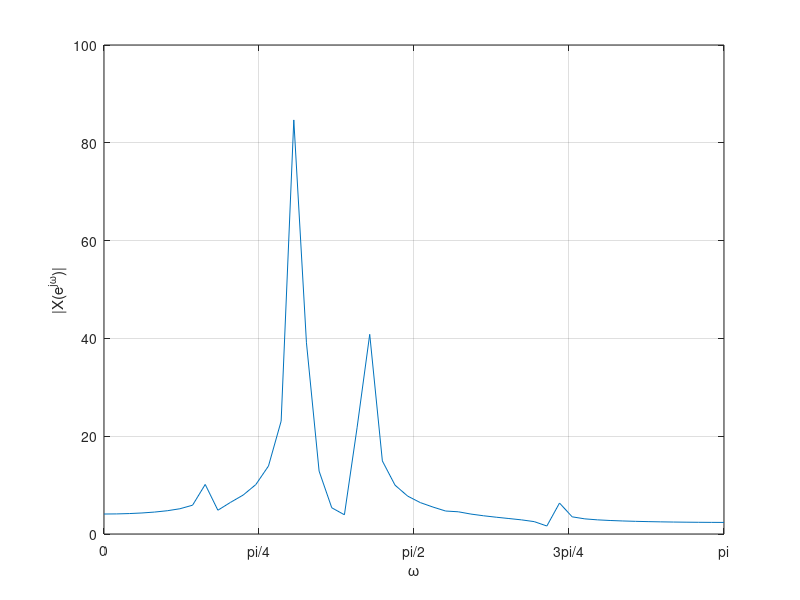
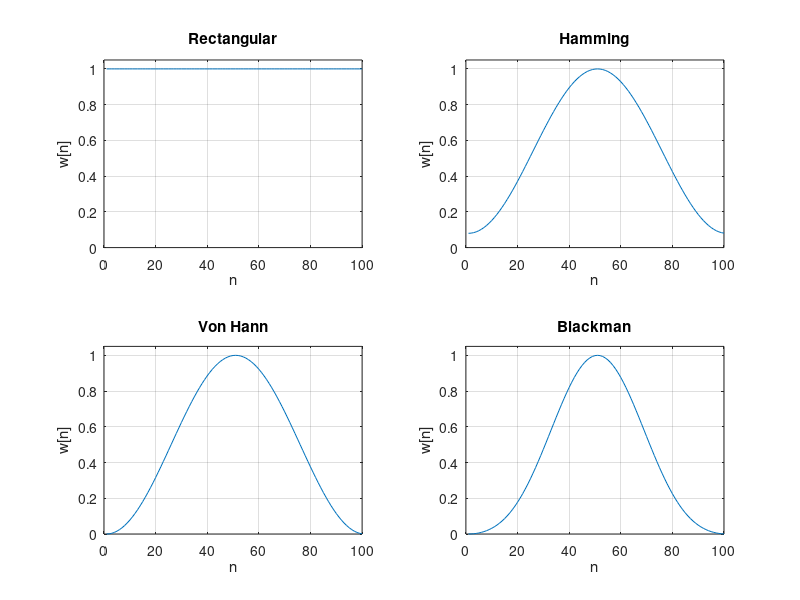
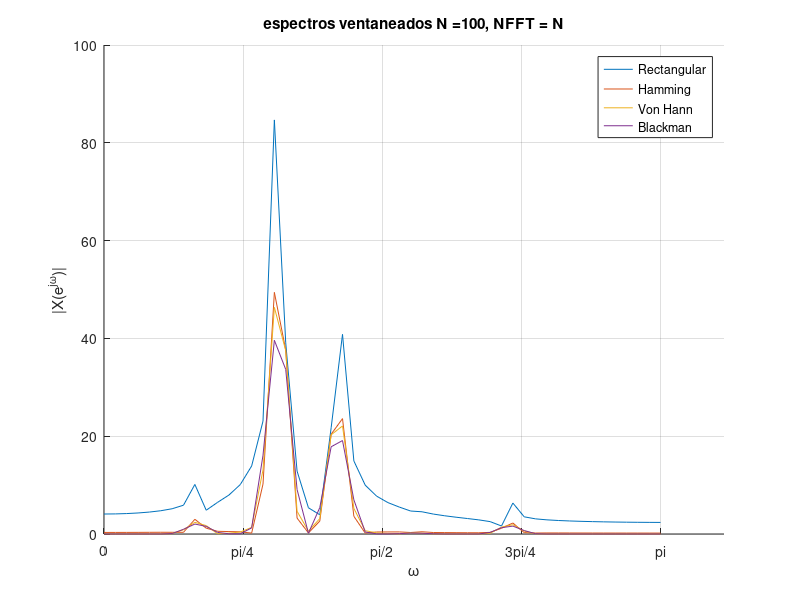
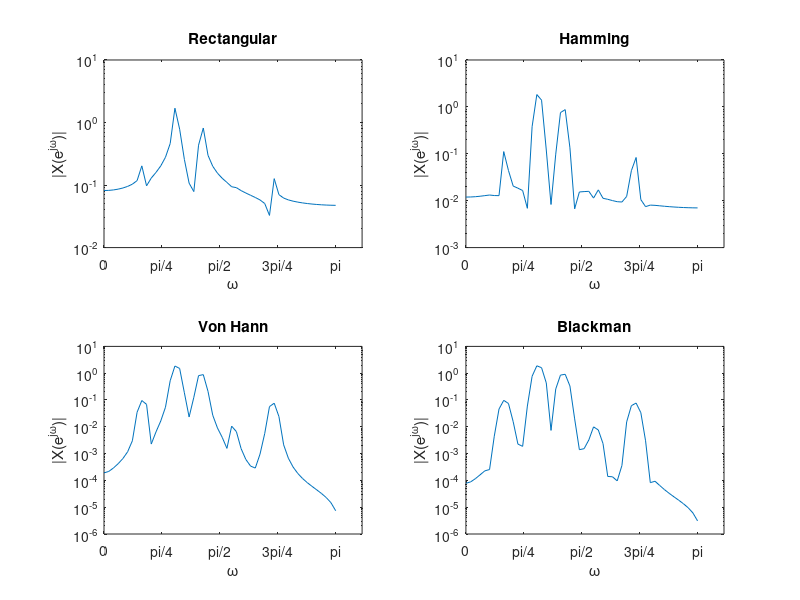

Source code (MATLAB) for these figures, in order: (Note: this script raises an error after producing the figures.)
%%% Tarea 12: Análisis espectral de señales discretas
clear; close all; clc;
%% Carga de datos, Defino constantes
%cantidad de muestras
N = 100;
%señal x, carga la variable de una
load("senal0010_0100.mat");
%eje de frecuencia
w = linspace(0,pi,N/2);
tickw = {[0 pi/4 pi/2 3*pi/4 pi],...
        {"0", "\pi/4", "\pi/2", "3\pi/4", "\pi"}};
%% 1_ fft de  la señal
X = fft(x,N);
%_________________________________________
figure('Name','Espectro fft');          %|
plot(w,abs(X(1:N/2)));                  %|
grid on;  xlim([0 pi]);                 %|
xlabel('\omega');                       %|
xticks(tickw{1});                       %|
xticklabels(tickw{2});                  %|
ylabel('|X(e^{j\omega})|');             %|
%-----------------------------------------
%% 2_ Módulo del espectro mediante ventanas
%Numero de la FFT
NFFT = N;
%Definimos las ventanas
ventanas = {};
ventanas{1} = {rectwin(N),             'Rectangular'};
ventanas{2} = {hamming(N,'periodic'),  'Hamming'    };
ventanas{3} = {hanning(N,'periodic'),  'Von Hann'   };
ventanas{4} = {blackman(N,'periodic'), 'Blackman'   };
%Las ploteamos________________________________________
figure('Name', 'Ventanas');                         %|
for k = 1:length(ventanas)                          %|
  subplot(2,2,k);                                   %|
  plot(ventanas{k}{1});                             %|
  grid on;                                          %|
  xlabel('n');                                      %|
  ylabel('w[n]');                                   %|
  title(ventanas{k}{2});                            %|
  ylim([0 1.05]);                                   %|
end                                                 %|
%-----------------------------------------------------

%Aproximamos el espectro ventaneado
x100 = {};
X100 = {};
for k = 1:length(ventanas)
  x100{k} = x.*ventanas{k}{1}'; 
  X100{k} = fft(x100{k},NFFT);
end
%ploteamos las aproximaciones_________________________________________
figure('Name', 'espectros ventaneados N =100, NFFT = N');           %|
hold on;                                                            %|
title('espectros ventaneados N =100, NFFT = N');                    %|
for k = 1:length(X100)                                              %|
  plot(w,abs(X100{k}(1:NFFT/2)),'DisplayName',ventanas{k}{2});      %|
end                                                                 %|
hold off; grid on; xticks(tickw{1}); xticklabels(tickw{2});         %|
xlabel('\omega'); ylabel('|X(e^{j\omega})|');                       %|
legend('show')                                                      %|
%---------------------------------------------------------------------

%% 3_ Espectros escalados 
% Tengo que multiplicar por 2 y dividir por el area de la ventana (H(2w=0))
X100scl = {};
for k = 1:length(X100)
  X100scl{k} = abs(X100{k})*2/sum(ventanas{k}{1});
end
%ploteamos las aproximaciones_____________________________________________
figure('Name', 'espectros ventaneados y escalados N = 100, NFFT = N');  %|
title('espectros ventaneados y escalados N = 100, NFFT = N');           %|
for k = 1:length(X100scl)                                               %|
  subplot(2,2,k);                                                       %|
  semilogy(w,X100scl{k}(1:N/2)); title(ventanas{k}{2});                 %|
  xlabel('\omega');  ylabel('|X(e^{j\omega})|');                        %|
  xticks(tickw{1}); xticklabels(tickw{2});                              %|
end                                                                     %|
%-------------------------------------------------------------------------

%% 4_ Inciso 2 con NFFT = 1000
NFFT = 1000;
%Aproximamos el espectro ventaneado
w1k = linspace(0,pi,NFFT/2);
x1000 = {};
X1000 = {};
for k = 1:length(ventanas)
  x1000{k} = x.*ventanas{k}{1}'; 
  X1000{k} = fft(x100{k},NFFT);
end
%ploteamos las aproximaciones_________________________________________
figure('Name', 'espectros ventaneados N =100, NFFT = 1000');        %|
hold on;                                                            %|
title('espectros ventaneados N =100, NFFT = 1000');                 %|
for k = 1:length(X1000)                                             %|
  plot(w1k,abs(X1000{k}(1:NFFT/2)),'DisplayName',ventanas{k}{2});   %|
end                                                                 %|
hold off; grid on; xticks(tickw{1}); xticklabels(tickw{2});         %|
xlabel('\omega'); ylabel('|X(e^{j\omega})|');                       %|
legend('show')                                                      %|
%---------------------------------------------------------------------
%Escalamos
X1000scl = {};
for k = 1:length(X1000)
  X1000scl{k} = abs(X1000{k})*2/sum(ventanas{k}{1});
end
%ploteamos las aproximaciones______________________________________________
figure('Name', 'espectros ventaneados y escalados N = 100, NFFT = 1000');%|
title('espectros ventaneados y escalados N = 100, NFFT = 1000');         %|
for k = 1:length(X1000scl)                                               %|
  subplot(2,2,k);                                                        %|
  semilogy(w1k,X1000scl{k}(1:NFFT/2)); title(ventanas{k}{2});            %|
  xlabel('\omega');  ylabel('|X(e^{j\omega})|');                         %|
  xticks(tickw{1}); xticklabels(tickw{2});                               %|
end                                                                      %|
%--------------------------------------------------------------------------

%% 5_ Tabla con frecuencias normalizadas
% Elijo todos los picos locales, pero hay algunos que son muy tenues
% Los agarre a mano, puede que esten un toq mal
rctabla = {'Rectangular',...
           [0.202693 2.04429  1.08036 0.132646],...
           [0.202693 0.963254 1.29693 2.26018]};
hatabla = {'Hamming',...
           [0.1123 2.0037 1.0092 0.0872],...
           [0.5100 0.9633 1.2967 2.2539]};
vhtabla = {'Von Hann',...
           [0.0993 1.9967 0.9969 0.0108 0.0799],...
           [0.5225 0.9633 1.2969 1.7125 2.2476]};
bltabla = {'Blackman',...
           [0.0997 1.9980 0.9987 0.0103 0.0800],...
           [0.5163 0.9633 1.2969 1.7125 2.2476]};
% Construcción de tablas individuales
T_rect = table(rctabla{2}(:), rctabla{3}(:)/pi, ...
    'VariableNames', {'Amplitud', 'f_norm_(×π)'});
T_ham = table(hatabla{2}(:), hatabla{3}(:)/pi, ...
    'VariableNames', {'Amplitud', 'f_norm_(×π)'});
T_hann = table(vhtabla{2}(:), vhtabla{3}(:)/pi, ...
    'VariableNames', {'Amplitud', 'f_norm_(×π)'});
T_blk = table(bltabla{2}(:), bltabla{3}(:)/pi, ...
    'VariableNames', {'Amplitud', 'f_norm_(×π)'});
% Mostrar tablas en consola
disp('==== Ventana Rectangular ===='), disp(T_rect)
disp('==== Ventana Hamming ===='),    disp(T_ham)
disp('==== Ventana Von Hann ===='),   disp(T_hann)
disp('==== Ventana Blackman ===='),   disp(T_blk)

%% 7_ Reconstruccion y sintesis mediante ventana de hamming
clear; close all; clc; 
N = 100; 
load("senal0010_0100.mat");
%Ventana
M.w = hamming(N,'periodic')';
%Definimos los dos NFFT a usar
NFFT1 = 100;
NFFT2 = 1000;
% procesado y reconstrucción
R1 = procesar_fft_y_reconstruccion(x,M.w,NFFT1);
R2 = procesar_fft_y_reconstruccion(x,M.w,NFFT2);
%Plots
figure('Name','Resultados NFFT = 100 y NFFT = 1000');
subplot(2,2,1);
semilogy(abs(R1.Xh),'Color','r'); hold on;
plot(R1.Kp1, R1.A, '.', 'MarkerSize', 15, 'Color', 'b');
xline(R1.Kp1,"--");
xlabel('k+1'); ylabel('|X(k)|');
title(sprintf("Espectro ventana Hamming (NFFT=%d), EMC=%.4f",NFFT1,R1.EMC));
hold off;
subplot(2,2,2);
n = 0:N-1;
plot(n,x,'k--'); hold on;
plot(n,R1.xe,'b');
title(sprintf("Reconstruccion (NFFT=%d), EMC=%.4f",NFFT1,R1.EMC));
legend('original','reconstruida');
hold off;
subplot(2,2,3);
semilogy(abs(R2.Xh),'Color','r'); hold on;
plot(R2.Kp1, R2.A, '.', 'MarkerSize', 15, 'Color', 'b');
xline(R2.Kp1,"--");
xlabel('k+1'); ylabel('|X(k)|');
title(sprintf("Espectro ventana Hamming (NFFT=%d), EMC=%.4f",NFFT2,R2.EMC));
hold off;
subplot(2,2,4);
plot(n,x,'k--'); hold on;
plot(n,R2.xe,'b');
title(sprintf("Reconstruccion (NFFT=%d), EMC=%.4f",NFFT2,R2.EMC));
legend('original','reconstruida');
hold off;

%% Funciones Auxiliares
function R = procesar_fft_y_reconstruccion(x,win,NFFT)
    Mx = x(:)' .* win;
    M_X = fft(Mx,NFFT) * 2 / sum(win);
    M_Xh = M_X(1:NFFT/2);
    Kp1 = encontrar_picos_fijos(NFFT);
    A = abs(M_X(Kp1));
    p = angle(M_X(Kp1));
    w = (Kp1-1) * 2*pi/NFFT;
    n = (0:length(win)-1)';
    xe = sum(A .* cos(w .* n + p),2);
    deltax = x(:) - xe(:);
    EMC = norm(deltax)/norm(x) * 100;
    R.Xh  = M_Xh;
    R.Kp1 = Kp1;
    R.A   = A;
    R.p   = p;
    R.w   = w;
    R.xe  = xe;
    R.EMC = EMC;
end

function Kp1 = encontrar_picos_fijos(NFFT)
    switch NFFT
        case 100
            Kp1 = [9 16 22 37]; 
      case 1000
            Kp1 = [82 154 207 359];
        otherwise
            error("No hay picos definidos para este NFFT");
    end
end
